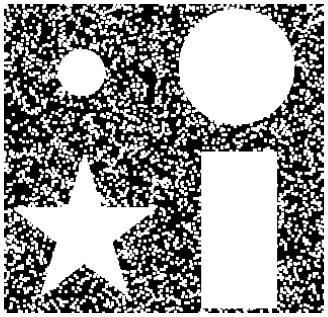
#> input picture image6.jpg, 328 x 317 px
$ python openingClosing.py
#> lines starting #> are read from the running program, lines starting #| are printed output that depends on the picture; after the words box and inside, x2 and y2 are one past the last pixel; in counts of white or black regions, pixels touching at a corner belong together
#> further down, img is the input picture: shape (317, 328, 3); min 0, max 255, mean 151.1
### dilation.py
#Perform Dilation of an Image

import cv2
import numpy as np

def checkDilation(element_set):
    condition = False
    for i in range(len(element_set)):
        for j in range(len(element_set[0])):
            if(element_set[i][j] == 1):
                condition = True
                break

    return condition

def dilation(image):
	#Objection: Perform Dilation over an Image
	#Input: Original Image
	#Output: Resultant Image

	image = cv2.cvtColor(image, cv2.COLOR_BGR2GRAY) #Converting Image to Gray Scale
	resultant_image = image.copy()

	#Applying Padding
	rows,cols = image.shape
#> rows = 317; cols = 328
	image = np.insert(image,0,0,axis=0) #top
#> image: shape (318, 328)
	image = np.insert(image,rows+1,0,axis=0) #bottom
#> image: shape (319, 328)
	image = np.insert(image,0,0,axis=1) #left
#> image: shape (319, 329)
	image = np.insert(image,cols+1,0,axis=1) #right
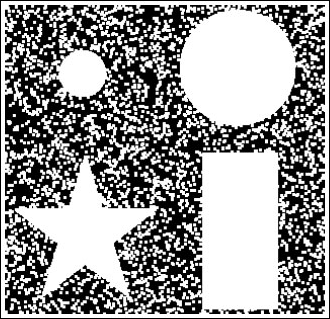
#> image: shape (319, 330); min 0, max 255, mean 149.2

	for i in range(1,image.shape[0]-1):
	    for j in range(1,image.shape[1]-1):
	        element_set = [
	            [image[i-1, j-1], image[i-1, j], image[i-1, j+1]],
	            [image[i, j-1], image[i, j], image[i, j+1]],
	            [image[i+1, j-1], image[i+1, j], image[i+1, j+1]]
	        ]
	        if checkDilation(element_set) == True:
	            resultant_image[i-1, j-1] = 255
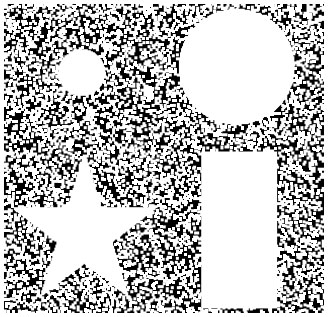
#> resultant_image: shape (317, 328); min 0, max 255, mean 190

	return resultant_image

'''
img = cv2.imread('image6.jpg')
output = dilation(img)

cv2.imshow('image',output)
cv2.waitKey(0)
cv2.destroyAllWindows()
'''

### erosion.py
#Perform Erosion of an Image

import cv2
import numpy as np

def checkErosion(element_set):
    condition = True
    for i in range(len(element_set)):
        for j in range(len(element_set[0])):
            if(element_set[i][j] == 0):
                condition = False
                break

    return condition

def erosion(image):
	#Objection: Perform Erosion over an Image
	#Input: Original Image
	#Output: Resultant Image

	image = cv2.cvtColor(image, cv2.COLOR_BGR2GRAY) #Converting Image to Gray Scale
	resultant_image = image.copy()

	#Applying Padding
	rows,cols = image.shape
	image = np.insert(image,0,0,axis=0) #top
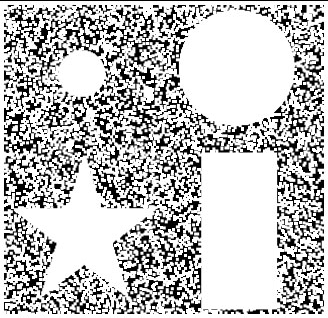
#> image: shape (318, 328); min 0, max 255, mean 189.4
	image = np.insert(image,rows+1,0,axis=0) #bottom
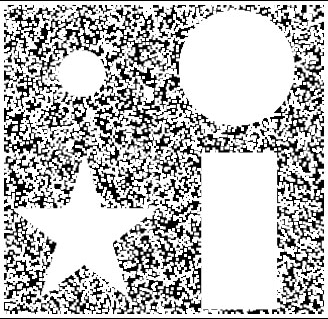
#> image: shape (319, 328); min 0, max 255, mean 188.8
	image = np.insert(image,0,0,axis=1) #left
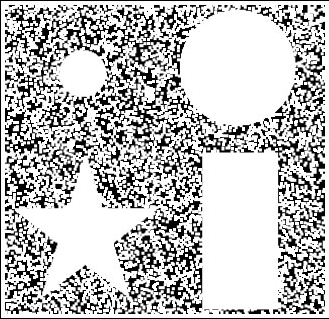
#> image: shape (319, 329); min 0, max 255, mean 188.2
	image = np.insert(image,cols+1,0,axis=1) #right
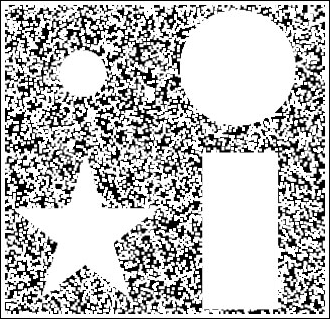
#> image: shape (319, 330); min 0, max 255, mean 187.6

	for i in range(1,image.shape[0]-1):
	    for j in range(1,image.shape[1]-1):
	        element_set = [
	            [image[i-1, j-1], image[i-1, j], image[i-1, j+1]],
	            [image[i, j-1], image[i, j], image[i, j+1]],
	            [image[i+1, j-1], image[i+1, j], image[i+1, j+1]]
	        ]
	        if checkErosion(element_set) == False:
	            resultant_image[i-1, j-1] = 0
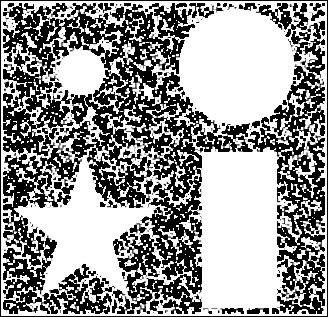
#> resultant_image: shape (317, 328); min 0, max 255, mean 149.7

	return resultant_image

'''
img = cv2.imread('image6.jpg')
output = erosion(img)

cv2.imshow('image',output)
cv2.waitKey(0)
cv2.destroyAllWindows()
'''

### openingClosing.py
#Perform opening and closing of an Image

import cv2
from erosion import erosion
from dilation import dilation

def openingImage(img):
    #Objective: Performing Opening over an Image
    #Input: Original Image
    #Output: Resultant Image

    #First Erosion then Dilation
    image = erosion(img)
    image = cv2.cvtColor(image,cv2.COLOR_GRAY2RGB) #Converting Image back to RBG
    resultant_image = dilation(image)

    return resultant_image

def closingImage(img):
    #Objective: Performing Closing over an Image
    #Input: Original Image
    #Output: Resultant Image

    #First Dilation then Erosion
    image = dilation(img)
    image = cv2.cvtColor(image,cv2.COLOR_GRAY2RGB) #Converting Image back to RBG
    resultant_image = erosion(image)

    return resultant_image


img = cv2.imread('image6.jpg')
output = closingImage(img)

cv2.imshow('image',output)
cv2.waitKey(0)
cv2.destroyAllWindows()

$ run again, with image2.jpg copied over image6.jpg
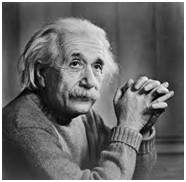
#> input picture image2.jpg, 186 x 182 px
#> img is the input picture: shape (182, 186, 3); min 0, max 255, mean 104.6
#> after the loop in dilation, `for i in range(1,image.shape[0]-1):`:
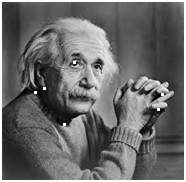
#> resultant_image: shape (182, 186); min 0, max 255, mean 105
#> after the loop in erosion, `for i in range(1,image.shape[0]-1):`:
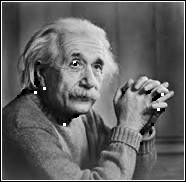
#> resultant_image: shape (182, 186); 2.77% of pixels changed, all inside (x1, y1, x2, y2) = (0, 0, 186, 182)
